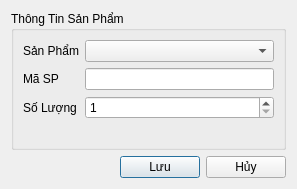
<?xml version="1.0" encoding="UTF-8"?>
<ui version="4.0">
 <class>hopThoaiDonHangMuc</class>
 <widget class="QDialog" name="hopThoaiDonHangMuc">
  <property name="geometry">
   <rect>
    <x>0</x>
    <y>0</y>
    <width>297</width>
    <height>189</height>
   </rect>
  </property>
  <property name="windowTitle">
   <string>Thêm Sản Phẩm Vào Đơn Hàng</string>
  </property>
  <layout class="QVBoxLayout">
   <item>
    <widget class="QGroupBox" name="nhomSanPham">
     <property name="title">
      <string>Thông Tin Sản Phẩm</string>
     </property>
     <layout class="QHBoxLayout" name="horizontalLayout">
      <item>
       <layout class="QFormLayout" name="formLayout">
        <item row="0" column="0">
         <widget class="QLabel" name="lblProduct">
          <property name="text">
           <string>Sản Phẩm</string>
          </property>
         </widget>
        </item>
        <item row="0" column="1">
         <widget class="QComboBox" name="cbbSanPham"/>
        </item>
        <item row="1" column="0">
         <widget class="QLabel" name="lblStock">
          <property name="text">
           <string>Mã SP</string>
          </property>
         </widget>
        </item>
        <item row="1" column="1">
         <widget class="QLineEdit" name="txtTonKho">
          <property name="readOnly">
           <bool>true</bool>
          </property>
         </widget>
        </item>
        <item row="2" column="0">
         <widget class="QLabel" name="lblQuantity">
          <property name="text">
           <string>Số Lượng</string>
          </property>
         </widget>
        </item>
        <item row="2" column="1">
         <widget class="QSpinBox" name="spinSpinSoLuong">
          <property name="minimum">
           <number>1</number>
          </property>
          <property name="maximum">
           <number>9999</number>
          </property>
         </widget>
        </item>
       </layout>
      </item>
     </layout>
    </widget>
   </item>
   <item>
    <layout class="QHBoxLayout">
     <item>
      <spacer name="horizontalSpacer">
       <property name="orientation">
        <enum>Qt::Horizontal</enum>
       </property>
       <property name="sizeHint" stdset="0">
        <size>
         <width>0</width>
         <height>0</height>
        </size>
       </property>
      </spacer>
     </item>
     <item>
      <widget class="QPushButton" name="btnLuu">
       <property name="text">
        <string>Lưu</string>
       </property>
      </widget>
     </item>
     <item>
      <widget class="QPushButton" name="btnHuy">
       <property name="text">
        <string>Hủy</string>
       </property>
      </widget>
     </item>
    </layout>
   </item>
  </layout>
 </widget>
 <resources/>
 <connections/>
</ui>
